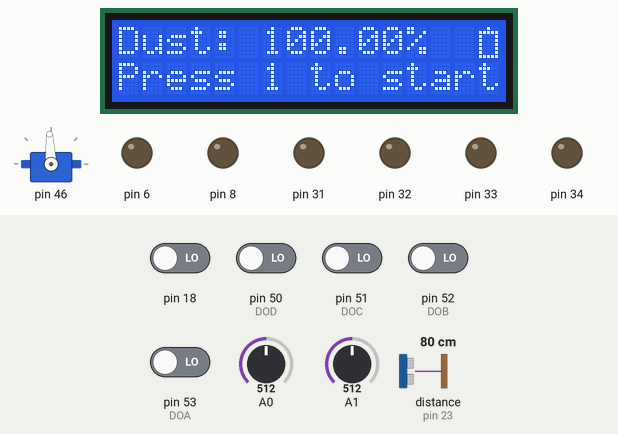
A sketch run on a simulated Arduino Mega 2560, built with avr-gcc and run on an emulated ATmega2560. On the bench: 16×2 character LCD, servo, output pins drawn as LEDs (lit = HIGH). Wiring (inferred from the names in the program): character LCD (HD44780): RS pin 12; E pin 11; data pin 5, pin 4, pin 3, pin 2. Dashed ring = blinking. The inputs (shaded band) are chosen by the test bench; at power-on: pin 18, pin 50 (DOD), pin 51 (DOC), pin 52 (DOB), pin 53 (DOA) LOW, A0 = 512, A1 = 512, distance to the obstacle (sensor on pin 23) 80 cm. The echo pulse lasts 58.3 µs per cm; random numbers use the default seed unless the sketch sets one; EEPROM starts erased; servo pulses on a pin are drawn as a servo (544–2400 µs = 0–180°); pins used as bus, display or sensor lines are not drawn.

Above: at 2.2 s.
2.3 s: pin 18 driven HIGH
At 4.95 s:
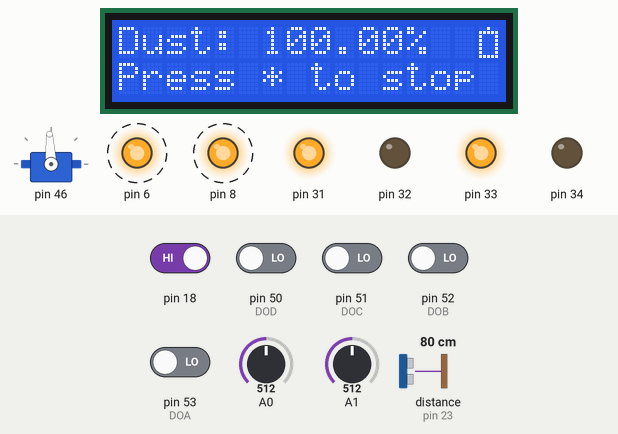
5.5 s: A0 set to 716
At 7.76 s:
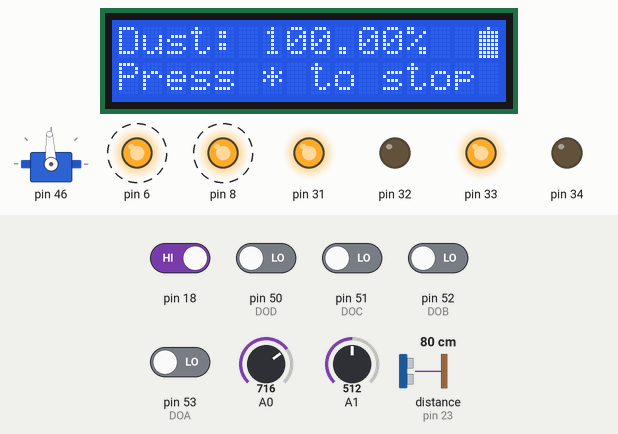
8.7 s: A0 set to 880
13.1 s: A0 set to 900
17.5 s: A0 set to 1023
At 19.09 s:
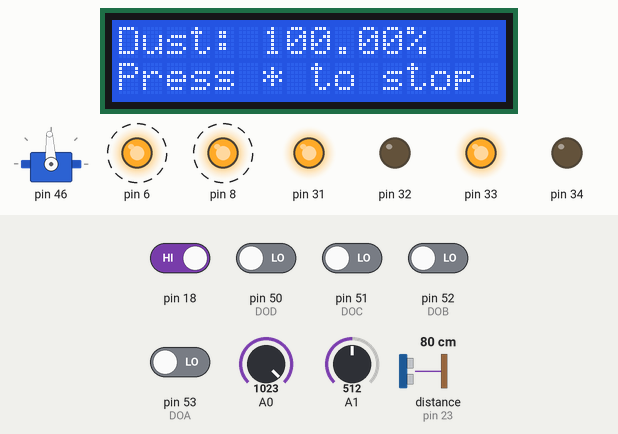
21.0 s: A1 set to 496
At 25.9 s:
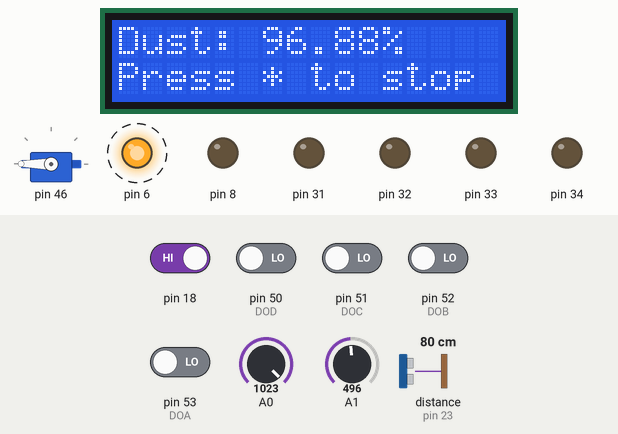
Timing chart, 0 to 30.1 s (numbered marks = the images above; inputs shaded):
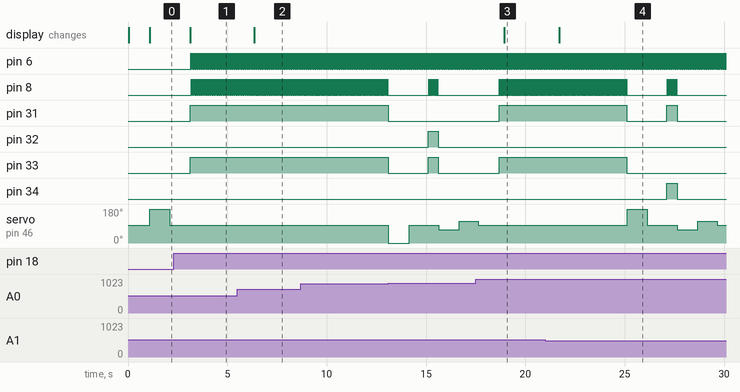

The sketch:

Vacuum_Cleaner_Robot.ino
```cpp
#include <avr/eeprom.h>

//---------------------------------------------------------
// --------------------- LCD START ------------------------
//---------------------------------------------------------
const int RS = 12;
const int E = 11;
const int D4 = 5;
const int D5 = 4;
const int D6 = 3;
const int D7 = 2;

bool bFourBitMode = false;
char ReadSendState = -1;

unsigned char Battery_6[8] =
{
  0b00100,
  0b11111,
  0b11111,
  0b11111,
  0b11111,
  0b11111,
  0b11111,
  0b11111
};

unsigned char Battery_5[8] =
{
  0b00100,
  0b11111,
  0b10001,
  0b11111,
  0b11111,
  0b11111,
  0b11111,
  0b11111
};

unsigned char Battery_4[8] =
{
  0b00100,
  0b11111,
  0b10001,
  0b11111,
  0b11111,
  0b11111,
  0b11111,
  0b11111
};

unsigned char Battery_3[8] =
{
  0b00100,
  0b11111,
  0b10001,
  0b10001,
  0b11111,
  0b11111,
  0b11111,
  0b11111
};

unsigned char Battery_2[8] =
{
  0b00100,
  0b11111,
  0b10001,
  0b10001,
  0b10001,
  0b11111,
  0b11111,
  0b11111
};

unsigned char Battery_1[8] =
{
  0b00100,
  0b11111,
  0b10001,
  0b10001,
  0b10001,
  0b10001,
  0b11111,
  0b11111
};

unsigned char Battery_0[8] =
{
  0b00100,
  0b11111,
  0b10001,
  0b10001,
  0b10001,
  0b10001,
  0b10001,
  0b11111
};

void LcdSend(unsigned char Data)
{
  if (bFourBitMode)
  {
    digitalWrite(D4, (Data >> 4) & 0x01);
    digitalWrite(D5, (Data >> 5) & 0x01);
    digitalWrite(D6, (Data >> 6) & 0x01);
    digitalWrite(D7, (Data >> 7) & 0x01);

    delayMicroseconds(10);
    digitalWrite(E, HIGH);
    delayMicroseconds(10);
    digitalWrite(E, LOW);
    delayMicroseconds(100);
  }

  digitalWrite(D4, (Data >> 0) & 0x01);
  digitalWrite(D5, (Data >> 1) & 0x01);
  digitalWrite(D6, (Data >> 2) & 0x01);
  digitalWrite(D7, (Data >> 3) & 0x01);

  delayMicroseconds(10);
  digitalWrite(E, HIGH);
  delayMicroseconds(10);
  digitalWrite(E, LOW);
  delayMicroseconds(100);
}

void LcdCommand(unsigned char Command)
{
  if (ReadSendState != LOW)
  {
    ReadSendState = LOW;
    digitalWrite(RS, LOW);
  }

  LcdSend(Command);
  if (Command == 0x01) delayMicroseconds(2000);// Clear command takes more time
}

void LcdWrite(int Letter)
{
  if (ReadSendState != HIGH)
  {
    ReadSendState = HIGH;
    digitalWrite(RS, HIGH);
  }

  LcdSend(Letter);
}

void LcdWrite(const char* Text)
{
  if (ReadSendState != HIGH)
  {
    ReadSendState = HIGH;
    digitalWrite(RS, HIGH);
  }

  for (; *Text != 0; Text++)
  {
    char Letter = *Text;
    LcdSend(Letter);
  }
}

void LcdInit(bool bFirstInit)
{
  if (bFirstInit)
  {
    // Give it time to power up
    delayMicroseconds(15000);

    pinMode(RS, OUTPUT);
    pinMode(E, OUTPUT);
    pinMode(D4, OUTPUT);
    pinMode(D5, OUTPUT);
    pinMode(D6, OUTPUT);
    pinMode(D7, OUTPUT);
  }

  // Start
  bFourBitMode = false;

  LcdCommand(0x03);

  delayMicroseconds(4000);

  LcdCommand(0x03);
  LcdCommand(0x03);
  LcdCommand(0x02);

  bFourBitMode = true;

  LcdCommand(0x28);
  LcdCommand(0x0C);
  LcdCommand(0x01);// Clear
  LcdCommand(0x06);

  LcdCreateChar(0, Battery_0);
  LcdCreateChar(1, Battery_1);
  LcdCreateChar(2, Battery_2);
  LcdCreateChar(3, Battery_3);
  LcdCreateChar(4, Battery_4);
  LcdCreateChar(5, Battery_5);
  LcdCreateChar(6, Battery_6);
}

void LcdSetCursor(unsigned char Column, unsigned char Row)
{
  LcdCommand(0x80 | (Column + (Row != 0 ? 0x40 : 0x00)));
}

void LcdCreateChar(unsigned char Location, unsigned char SpecialChar[8])
{
  LcdCommand(0x40 | (Location << 3));

  for (unsigned int i = 0; i < 8; i++)
    LcdWrite(SpecialChar[i]);
}

//---------------------------------------------------------
// --------------------- LCD END --------------------------
//---------------------------------------------------------

//---------------------------------------------------------
// --------------------- KEYPAD START ---------------------
//---------------------------------------------------------

const int DOD = 50;
const int DOC = 51;
const int DOB = 52;
const int DOA = 53;

volatile char PendingKey = NULL;

char ReadKeyPad()
{
  char Key = PendingKey;
  PendingKey = NULL;
  return Key;
}

void KeyPadInterrupt()
{
  if (PendingKey != NULL) return;

  char ReturnValue = 0;

  ReturnValue |= digitalRead(DOA) << 0;
  ReturnValue |= digitalRead(DOB) << 1;
  ReturnValue |= digitalRead(DOC) << 2;
  ReturnValue |= digitalRead(DOD) << 3;

  static char Keys[4][3] = {{'1', '2', '3'},
                            {'4', '5', '6'},
                            {'7', '8', '9'},
                            {'*', '0', '#'}};

  PendingKey = Keys[ReturnValue % 4][ReturnValue / 4];
}

//---------------------------------------------------------
// --------------------- KEYPAD END -----------------------
//---------------------------------------------------------

char CurrentServoDegrees = -1;

void MoveServo(char Degrees)
{
  if (Degrees != CurrentServoDegrees)
  {
    OCR5A = (unsigned short)((0.075f + (float)Degrees / 1800.0f) * (float)ICR5);
    // Duty Cycle = 1 - 2 [ms]
    // PWM Period = 20 [ms]
    delay(1000);
    CurrentServoDegrees = Degrees;
  }
}

int MaxBatteryEverSeen;
int MaxDustEverSeen;

enum Direction
{
  Left,
  Right,
  Reverse,
  Advance,
  Brake
};

char RobotDirection = Brake;
bool bRobotEnabled = false;
float fOneBattery;
const float fWheelsVoltage = 4.5f;

void ChangeRobotMovement(char MoveTo)
{
  if (bRobotEnabled && MoveTo != RobotDirection)
  {
    if (MoveTo == Advance)
    {
      digitalWrite(31, HIGH);
      digitalWrite(32, LOW);
      digitalWrite(33, HIGH);
      digitalWrite(34, LOW);
    }
    else if (MoveTo == Brake)
    {
      digitalWrite(31, LOW);
      digitalWrite(32, LOW);
      digitalWrite(33, LOW);
      digitalWrite(34, LOW);
      analogWrite(8, 0 * 255 / 100);
    }
    else if (MoveTo == Reverse)
    {
      digitalWrite(31, LOW);
      digitalWrite(32, HIGH);
      digitalWrite(33, LOW);
      digitalWrite(34, HIGH);
    }
    else if (MoveTo == Right)
    {
      digitalWrite(31, LOW);
      digitalWrite(32, HIGH);
      digitalWrite(33, HIGH);
      digitalWrite(34, LOW);
    }
    else if (MoveTo == Left)
    {
      digitalWrite(31, HIGH);
      digitalWrite(32, LOW);
      digitalWrite(33, LOW);
      digitalWrite(34, HIGH);
    }

    if (MoveTo != Brake) analogWrite(8, (fWheelsVoltage / 3.0f) / fOneBattery * 255.0f);

    RobotDirection = MoveTo;
  }
}

unsigned int GetRange()
{
  digitalWrite(22, HIGH);
  delayMicroseconds(10);
  digitalWrite(22, LOW);
  unsigned long usDuration = pulseIn(23, HIGH);
  if (usDuration < 140000) delayMicroseconds(140000 - usDuration);// Wait at least 140ms each cycle
  return (usDuration / 58);
}

void setup()
{
  analogWrite(6, 0 * 255 / 100);
  analogWrite(8, 0 * 255 / 100);

  LcdInit(true);

  MaxBatteryEverSeen = eeprom_read_word((uint16_t*)0x0000);
  MaxDustEverSeen = eeprom_read_word((uint16_t*)0x0002);

  TCCR4B = (TCCR4B & ~(1 << CS41)) | (1 << CS40) | (1 << CS42);

  pinMode(31, OUTPUT);
  pinMode(32, OUTPUT);
  pinMode(33, OUTPUT);
  pinMode(34, OUTPUT);

  digitalWrite(31, LOW);
  digitalWrite(32, LOW);
  digitalWrite(33, LOW);
  digitalWrite(34, LOW);

  pinMode(22, OUTPUT);
  pinMode(23, INPUT);

  pinMode(10, OUTPUT);

  pinMode(DOD, INPUT);
  pinMode(DOC, INPUT);
  pinMode(DOB, INPUT);
  pinMode(DOA, INPUT);

  pinMode(18, INPUT);
  // INT.5 -> Pin 18
  attachInterrupt(5, KeyPadInterrupt, RISING);

  pinMode(46, OUTPUT);

  // None-inverted PWM on pin 46, Prescaler 8
  TCCR5A = (1 << COM5A1);
  TCCR5B = (1 << WGM53) | (1 << CS51);
  ICR5 = 20000;// 50Hz -> TOP=Fclk/(2*Prescaler*DesiredFrequency)=16M/(2*8*50)=20000
  MoveServo(0);// Middle
}

void loop()
{
  static unsigned long OneSecondTimer = 0;

  unsigned long CurrentTime = millis();

  if (CurrentTime >= OneSecondTimer)
  {
    OneSecondTimer = CurrentTime + 1000;// Run this 'IF Block' every 1 second

    // Battery range: 2.75V-4.2V
    const int BatteryMin = 2.75 * 1023 / 5;

    int CurrentBattery = analogRead(A0);//0-1023

    if (CurrentBattery > MaxBatteryEverSeen)
    {
      eeprom_write_word((uint16_t*)0x0000, CurrentBattery);
      MaxBatteryEverSeen = CurrentBattery;
    }

    fOneBattery = float(CurrentBattery) / 1023.0f * 5.0f;

    if (CurrentBattery > MaxBatteryEverSeen) CurrentBattery = 100;
    else if (CurrentBattery < BatteryMin) CurrentBattery = 0;
    else CurrentBattery = (CurrentBattery - BatteryMin) * 100 / (MaxBatteryEverSeen - BatteryMin);

    LcdInit(false);

    digitalWrite(10, HIGH);
    delayMicroseconds(280);// Wait for the dust sensor to sample
    int CurrentDust = analogRead(A1);
    digitalWrite(10, LOW);

    if (CurrentDust > MaxDustEverSeen)
    {
      eeprom_write_word((uint16_t*)0x0002, CurrentDust);
      MaxDustEverSeen = CurrentDust;
    }

    float DustSensor = float(CurrentDust) * 100.0f / float(MaxDustEverSeen);

    char KeyPressed = ReadKeyPad();

    static unsigned char DustDetectedCounter = 0;

    if (KeyPressed == '1') bRobotEnabled = true;
    else if (KeyPressed == '*')
    {
      ChangeRobotMovement(Brake);
      bRobotEnabled = false;
      DustDetectedCounter = 0;
      analogWrite(6, 0 * 255 / 100);
    }

    LcdSetCursor(0, 1);

    if (!bRobotEnabled) LcdWrite("Press 1 to start");
    else
    {
      if (RobotDirection != Brake) analogWrite(8, (fWheelsVoltage / 3.0f) / fOneBattery * 255.0f);

      if (DustSensor > 0.0f)
      {
        DustDetectedCounter = 15;
        analogWrite(6, 55 * 255 / 100);
      }
      else if (DustDetectedCounter != 0) DustDetectedCounter--;
      else analogWrite(6, 45 * 255 / 100);

      LcdWrite("Press * to stop");
    }

    LcdSetCursor(0, 0);
    LcdWrite(("Dust: " + String(DustSensor) + '%').c_str());

    LcdSetCursor(15, 0);
    LcdWrite(int(float(CurrentBattery) / 100.0f * 6.0f + 0.5f));
  }

  static unsigned long TimeOutTimer = 0;
  const unsigned int RangeToEvade = 30;

  if (CurrentTime < TimeOutTimer && GetRange() > RangeToEvade) ChangeRobotMovement(Advance);
  else
  {
    char EvadeMovement = Brake;
    ChangeRobotMovement(Brake);

    // Either check right or check left to decide:
    randomSeed(millis());

    if (random(2) == 0)
    {
      // Check left
      MoveServo(90);
      if (GetRange() > RangeToEvade) EvadeMovement = Left;// Evade left then
      else
      {
        // Check right
        MoveServo(-90);
        if (GetRange() > RangeToEvade) EvadeMovement = Right;// Evade right then
      }
    }
    else
    {
      // Check right
      MoveServo(-90);
      if (GetRange() > RangeToEvade) EvadeMovement = Right;// Evade right then
      else
      {
        // Check left
        MoveServo(90);
        if (GetRange() > RangeToEvade) EvadeMovement = Left;// Evade left then
      }
    }

    if (EvadeMovement == Brake)
    {
      // Nothing works so we will randomly decide
      randomSeed(millis());
      EvadeMovement = random(3);// 0-2
    }

    MoveServo(0);

    unsigned long EndTime;

    for (CurrentTime = millis(), EndTime = CurrentTime + 5000; bRobotEnabled && CurrentTime < EndTime; CurrentTime = millis())
    {
      ChangeRobotMovement(EvadeMovement);
      delay(500);

      if (GetRange() > RangeToEvade)
      {
        ChangeRobotMovement(Brake);
        MoveServo(-22);

        if (GetRange() > RangeToEvade)
        {
          MoveServo(22);

          if (GetRange() > RangeToEvade) break;
        }
      }
    }

    MoveServo(0);

    TimeOutTimer = CurrentTime + 10000;// After 10 seconds
  }
}
```

Measured:
- the behaviour switches between 512 and 511 on A1 (found by bisection; images 3 and 4)
- after the input at 2.3 s, pin 6: alternates HIGH for 0.02 s and LOW for 0.01 s, starting after 0.85 s; pin 8: alternates HIGH for 0.02 s and LOW for 0.01 s, starting after 0.88 s; pin 31, pin 33: LOW → HIGH after 0.84 s; the display: changes after 0.84 s (image 1)
- after the input at 5.5 s, the display: changes after 0.86 s (image 2)
- after the input at 8.7 s, pin 31, pin 33: HIGH → LOW after 4.4 s
- after the input at 21.0 s, pin 34: LOW → HIGH after 6.1 s, → LOW 0.51 s later; the display: changes after 0.69 s (image 4)
